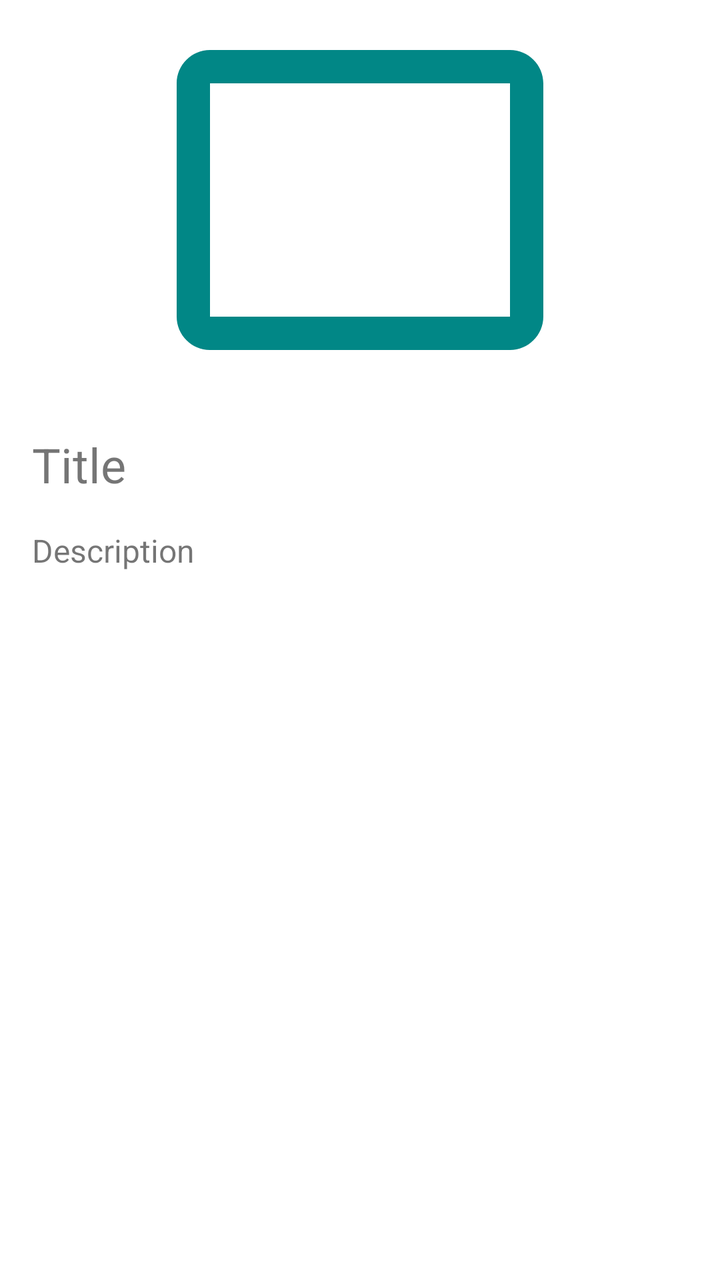
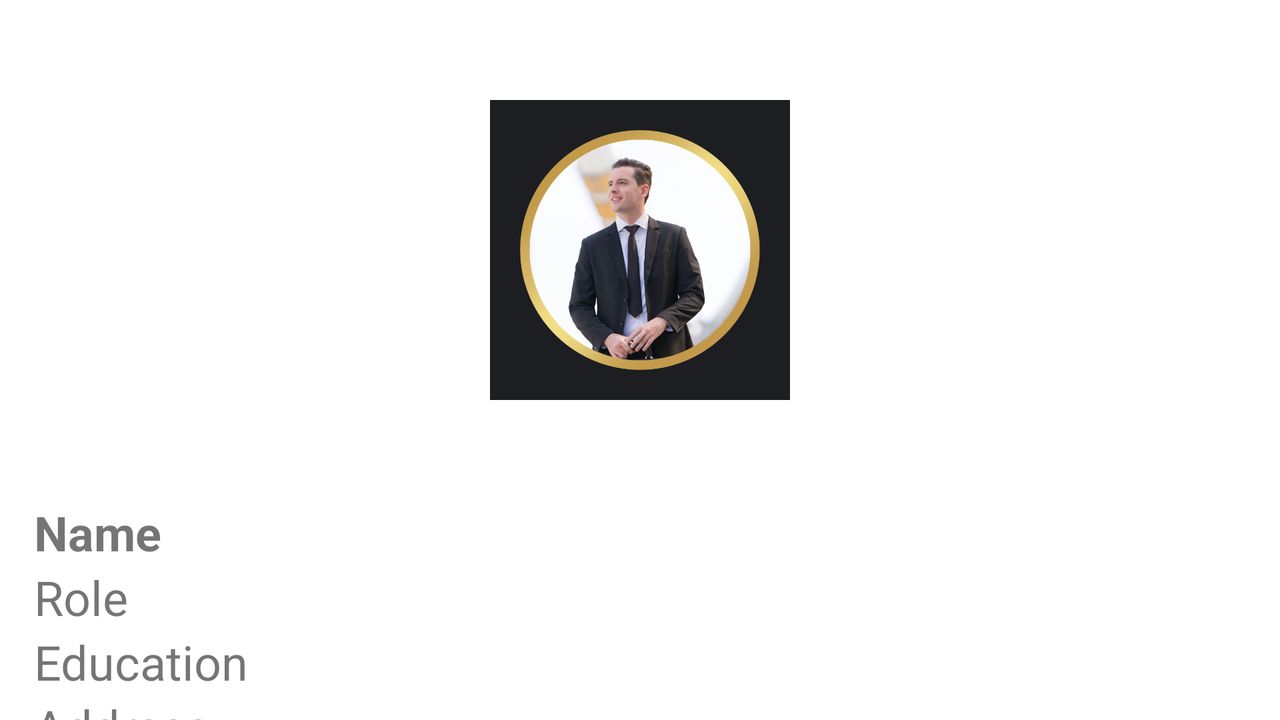

First picture: res/layout/ on a phone held upright. Second picture: the repository's own variant of that layout, on a device whose configuration matches the variant's folder. Source for both follows.
<!-- AndroidManifest.xml: application theme Theme.LoginAndSignUp -->
<!-- res/layout/activity_detail.xml -->
<?xml version="1.0" encoding="utf-8"?>
<androidx.constraintlayout.widget.ConstraintLayout xmlns:android="http://schemas.android.com/apk/res/android"
    android:layout_width="match_parent"
    android:layout_height="match_parent"
    xmlns:app="http://schemas.android.com/apk/res-auto">

    <ImageView
        android:id="@+id/detail_image"
        android:layout_width="0dp"
        android:layout_height="200dp"
        android:src="@drawable/ic_placeholder"
        app:layout_constraintTop_toTopOf="parent"
        app:layout_constraintStart_toStartOf="parent"
        app:layout_constraintEnd_toEndOf="parent" />

    <TextView
        android:id="@+id/detail_title"
        android:layout_width="0dp"
        android:layout_height="wrap_content"
        android:layout_marginTop="8dp"
        android:text="Title"
        android:textSize="24sp"
        app:layout_constraintTop_toBottomOf="@id/detail_image"
        app:layout_constraintStart_toStartOf="parent"
        app:layout_constraintEnd_toEndOf="parent"
        android:layout_margin="16dp" />

    <TextView
        android:id="@+id/detail_description"
        android:layout_width="0dp"
        android:layout_height="wrap_content"
        android:text="Description"
        android:textSize="16sp"
        app:layout_constraintTop_toBottomOf="@id/detail_title"
        app:layout_constraintStart_toStartOf="parent"
        app:layout_constraintEnd_toEndOf="parent"
        android:layout_margin="16dp" />

    
</androidx.constraintlayout.widget.ConstraintLayout>
<!-- resources referenced by this layout -->
<resources>
  <!-- drawable ic_placeholder (drawable) -->
  <vector xmlns:android="http://schemas.android.com/apk/res/android"
      android:width="24dp"
      android:height="24dp"
      android:viewportWidth="24"
      android:viewportHeight="24">
      <path
          android:fillColor="#FF018786"
          android:pathData="M21,3H3C1.9,3 1,3.9 1,5V19C1,20.1 1.9,21 3,21H21C22.1,21 23,20.1 23,19V5C23,3.9 22.1,3 21,3ZM21,19H3V5H21V19Z" />
  </vector>
  <style name="Theme.LoginAndSignUp" parent="Theme.MaterialComponents.DayNight.NoActionBar">
           <item name="colorPrimary">@color/purple_500</item>
          <item name="colorPrimaryVariant">@color/purple_700</item>
          <item name="colorOnPrimary">@color/white</item>
           <item name="colorSecondary">@color/teal_200</item>
          <item name="colorSecondaryVariant">@color/teal_700</item>
          <item name="colorOnSecondary">@color/black</item>
           <item name="android:statusBarColor" tools:targetApi="l">@color/yellow</item>
       </style>
  <color name="purple_500">#FF6200EE</color>
  <color name="purple_700">#FF3700B3</color>
  <color name="white">#FFFFFFFF</color>
  <color name="teal_200">#FF03DAC5</color>
  <color name="teal_700">#FF018786</color>
  <color name="black">#FF000000</color>
  <color name="yellow">#FFC801</color>
</resources>
<!-- res/layout-land/activity_detail.xml (the repository's variant of the layout above) -->
<!-- drawn on the phone turned sideways -->
<?xml version="1.0" encoding="utf-8"?>
<androidx.constraintlayout.widget.ConstraintLayout xmlns:android="http://schemas.android.com/apk/res/android"
    xmlns:app="http://schemas.android.com/apk/res-auto"
    xmlns:tools="http://schemas.android.com/tools"
    android:layout_width="match_parent"
    android:layout_height="match_parent">

    <ImageView
        android:id="@+id/ImgCandidate"
        android:layout_width="150dp"
        android:layout_height="150dp"
        android:maxWidth="30dp"
        android:maxHeight="30dp"
        android:src="@drawable/profile"
        app:layout_constraintBottom_toTopOf="@+id/txtName"
        app:layout_constraintEnd_toEndOf="parent"
        app:layout_constraintStart_toStartOf="parent"
        app:layout_constraintTop_toTopOf="parent" />

    <TextView
        android:id="@+id/txtName"
        android:layout_width="wrap_content"
        android:layout_height="wrap_content"
        android:layout_marginStart="17dp"
        android:layout_marginTop="250dp"
        android:text="Name"
        android:textSize="24sp"
        android:textStyle="bold"
        app:layout_constraintStart_toStartOf="parent"
        app:layout_constraintTop_toTopOf="parent" />


    <TextView
        android:id="@+id/txtRole"
        android:layout_width="wrap_content"
        android:layout_height="wrap_content"
        android:layout_marginStart="17dp"
        android:text="Role"
        android:textSize="24sp"
        app:layout_constraintStart_toStartOf="parent"
        app:layout_constraintTop_toBottomOf="@+id/txtName" />

    <TextView
        android:id="@+id/txtEducation"
        android:layout_width="wrap_content"
        android:layout_height="wrap_content"
        android:layout_marginStart="17dp"
        android:text="Education"
        android:textSize="24sp"
        app:layout_constraintStart_toStartOf="parent"
        app:layout_constraintTop_toBottomOf="@+id/txtRole" />

    <TextView
        android:id="@+id/txtAddress"
        android:layout_width="wrap_content"
        android:layout_height="wrap_content"
        android:layout_marginStart="17dp"
        android:text="Address"
        android:textSize="24sp"
        app:layout_constraintStart_toStartOf="parent"
        app:layout_constraintTop_toBottomOf="@+id/txtEducation" />

    <com.google.android.material.button.MaterialButton
        android:id="@+id/btnConnect"
        android:layout_width="wrap_content"
        android:layout_height="wrap_content"
        android:layout_alignParentEnd="true"
        android:layout_centerVertical="true"
        android:text="Connect"
        android:textColor="@color/white"
        app:backgroundTint="#454545"
        app:layout_constraintEnd_toEndOf="parent"
        app:layout_constraintStart_toStartOf="parent"
        app:layout_constraintTop_toBottomOf="@+id/txtAddress" />

</androidx.constraintlayout.widget.ConstraintLayout>
<!-- resources referenced by the variant -->
<!-- as the phone turned sideways resolves them -->
<resources>
  <color name="white">#FFFFFFFF</color>
  <!-- drawable profile: png bitmap (drawable, 341312 bytes) -->
  <style name="Theme.LoginAndSignUp" parent="Theme.MaterialComponents.DayNight.NoActionBar">
           <item name="colorPrimary">@color/purple_500</item>
          <item name="colorPrimaryVariant">@color/purple_700</item>
          <item name="colorOnPrimary">@color/white</item>
           <item name="colorSecondary">@color/teal_200</item>
          <item name="colorSecondaryVariant">@color/teal_700</item>
          <item name="colorOnSecondary">@color/black</item>
           <item name="android:statusBarColor" tools:targetApi="l">@color/yellow</item>
       </style>
  <color name="purple_500">#FF6200EE</color>
  <color name="purple_700">#FF3700B3</color>
  <color name="teal_200">#FF03DAC5</color>
  <color name="teal_700">#FF018786</color>
  <color name="black">#FF000000</color>
  <color name="yellow">#FFC801</color>
</resources>
